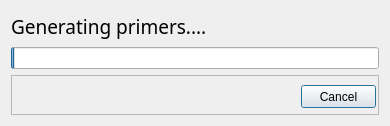
<?xml version="1.0" encoding="UTF-8"?>
<ui version="4.0">
 <class>PrimerGenerationDialog</class>
 <widget class="QDialog" name="PrimerGenerationDialog">
  <property name="windowModality">
   <enum>Qt::WindowModal</enum>
  </property>
  <property name="geometry">
   <rect>
    <x>0</x>
    <y>0</y>
    <width>390</width>
    <height>126</height>
   </rect>
  </property>
  <property name="sizePolicy">
   <sizepolicy hsizetype="Fixed" vsizetype="Fixed">
    <horstretch>0</horstretch>
    <verstretch>0</verstretch>
   </sizepolicy>
  </property>
  <property name="minimumSize">
   <size>
    <width>390</width>
    <height>0</height>
   </size>
  </property>
  <property name="windowTitle">
   <string>Processing...</string>
  </property>
  <layout class="QVBoxLayout" name="verticalLayout">
   <item>
    <widget class="QLabel" name="label">
     <property name="maximumSize">
      <size>
       <width>16777215</width>
       <height>30</height>
      </size>
     </property>
     <property name="font">
      <font>
       <family>Cabin</family>
       <pointsize>14</pointsize>
      </font>
     </property>
     <property name="text">
      <string>Generating primers....</string>
     </property>
    </widget>
   </item>
   <item>
    <widget class="QProgressBar" name="progressBar">
     <property name="value">
      <number>1</number>
     </property>
     <property name="textVisible">
      <bool>false</bool>
     </property>
     <property name="orientation">
      <enum>Qt::Horizontal</enum>
     </property>
     <property name="invertedAppearance">
      <bool>false</bool>
     </property>
     <property name="format">
      <string/>
     </property>
    </widget>
   </item>
   <item>
    <widget class="QFrame" name="frame">
     <property name="minimumSize">
      <size>
       <width>0</width>
       <height>40</height>
      </size>
     </property>
     <property name="frameShape">
      <enum>QFrame::StyledPanel</enum>
     </property>
     <property name="frameShadow">
      <enum>QFrame::Raised</enum>
     </property>
     <widget class="QPushButton" name="cancelButton">
      <property name="geometry">
       <rect>
        <x>290</x>
        <y>10</y>
        <width>75</width>
        <height>23</height>
       </rect>
      </property>
      <property name="text">
       <string>Cancel</string>
      </property>
     </widget>
    </widget>
   </item>
  </layout>
 </widget>
 <resources/>
 <connections>
  <connection>
   <sender>cancelButton</sender>
   <signal>clicked()</signal>
   <receiver>PrimerGenerationDialog</receiver>
   <slot>beginCancel()</slot>
   <hints>
    <hint type="sourcelabel">
     <x>336</x>
     <y>99</y>
    </hint>
    <hint type="destinationlabel">
     <x>390</x>
     <y>112</y>
    </hint>
   </hints>
  </connection>
 </connections>
 <slots>
  <slot>beginCancel()</slot>
 </slots>
</ui>
